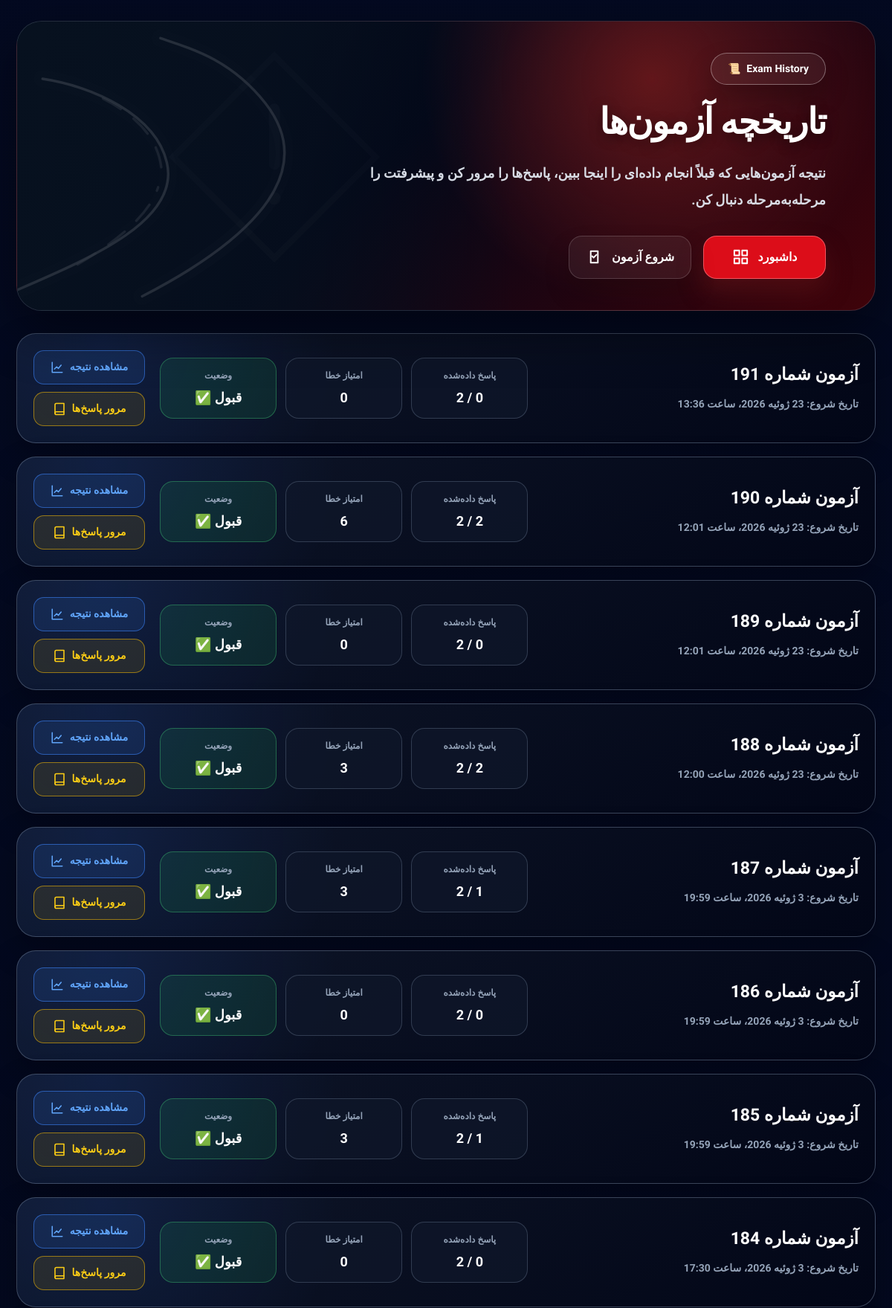
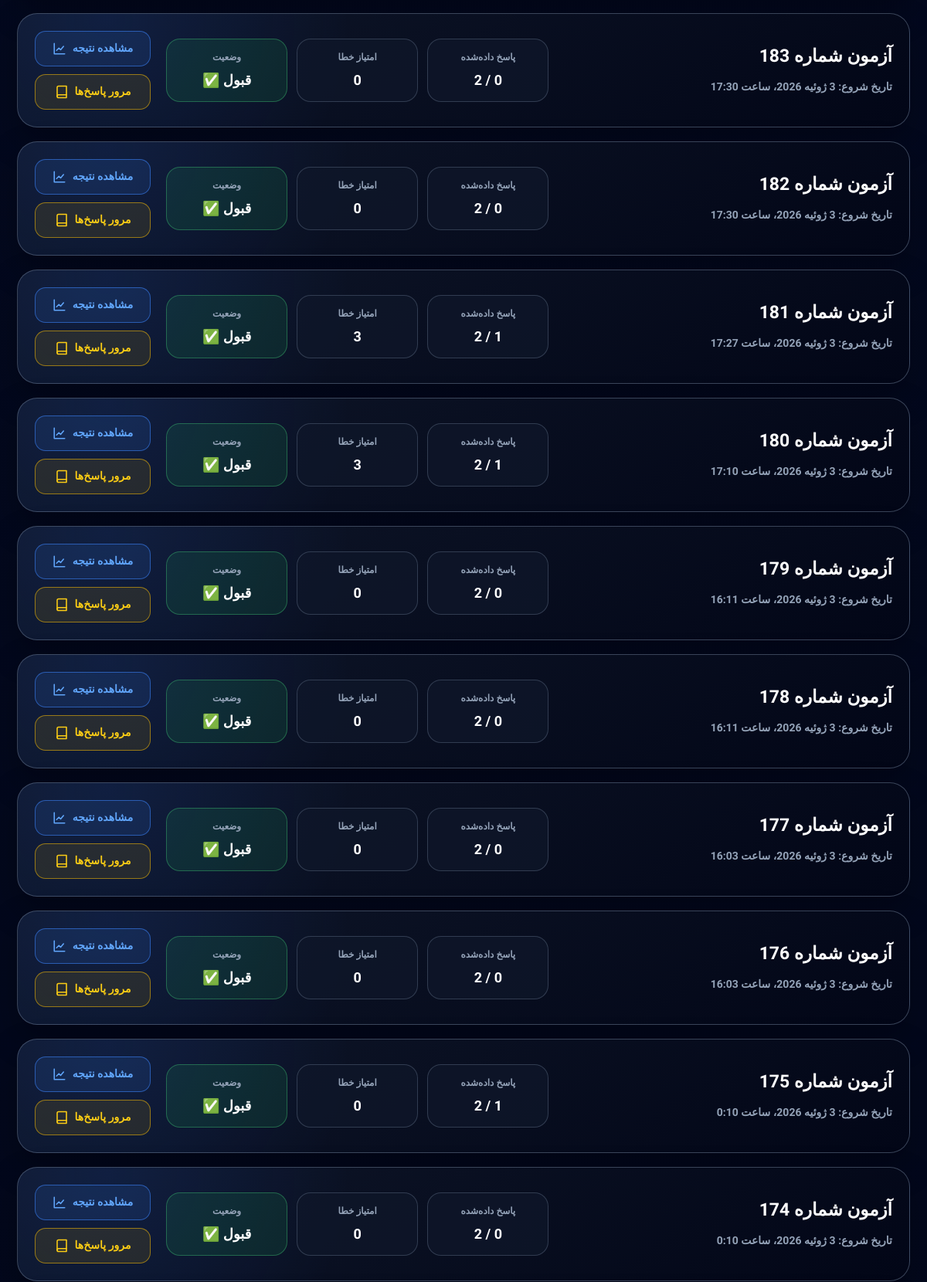
The page /quiz/history/ (signed in, upper part) on the database its author committed (2 pictures, top to bottom).
### quiz/models.py (models this page shows, shortened)
class ExamSession(models.Model):
    MODE_PRACTICE = "practice"
    MODE_READ = "read"
    MODE_TEST = "test"
    MODE_CHOICES = [
        (MODE_PRACTICE, _("تمرین")),
        (MODE_READ, _("مطالعه")),
        (MODE_TEST, _("آزمون")),
    ]
    user = models.ForeignKey(
        settings.AUTH_USER_MODEL,
        on_delete=models.CASCADE,
        related_name="exam_sessions",
        verbose_name=_("کاربر"),
    )
    questions = models.ManyToManyField(
        Question,
        related_name="exam_sessions",
        blank=True,
        verbose_name=_("سؤال‌ها"),
    )
    mode = models.CharField(
        _("حالت"),
        max_length=20,
        choices=MODE_CHOICES,
        default=MODE_TEST,
    )
    started_at = models.DateTimeField(
        _("زمان شروع"),
        auto_now_add=True,
    )
    finished_at = models.DateTimeField(
        _("زمان پایان"),
        blank=True,
        null=True,
    )
    is_finished = models.BooleanField(
        _("پایان یافته"),
        default=False,
    )
    class Meta:
        verbose_name = _("جلسه آزمون")
        verbose_name_plural = _("جلسه‌های آزمون")
        ordering = ["-started_at"]
    def total_error_points(self):
        total = 0
        for answer in self.answers.all():
            if not answer.is_correct:
                total += answer.question.points
        return total

### quiz/views.py (the view)
# urls.py: path("history/", views.exam_history, name="exam_history"),
@login_required
def exam_history(request):
    exams = (
        ExamSession.objects.filter(user=request.user)
        .order_by("-started_at")
    )
    history_items = []
    for exam in exams:
        error_points = exam.total_error_points()
        is_passed = error_points <= 10
        history_items.append(
            {
                "exam": exam,
                "error_points": error_points,
                "is_passed": is_passed,
                "answered_count": exam.answers.count(),
                "total_questions": exam.questions.count(),
            }
        )
    return render(
        request,
        "quiz/exam_history.html",
        {
            "history_items": history_items,
        },
    )

### quiz/templates/quiz/exam_history.html (shortened to what this page needs)
{% extends "base/base.html" %}
{% load i18n %}
{% get_current_language_bidi as LANGUAGE_BIDI %}
{% block content %}
<main class="dt-page" dir="{% if LANGUAGE_BIDI %}rtl{% else %}ltr{% endif %}">
    <section class="dt-wrap">
        <div class="dt-hero">
            <div class="dt-hero-content">
                <div>
                    <div class="dt-badge">
                        <span>{% trans "Exam History" %}</span>
                        <span>📜</span>
                    </div>
                    <h1 class="dt-title">{% trans "تاریخچه آزمون‌ها" %}</h1>
                    <p class="dt-subtitle">
                        {% trans "نتیجه آزمون‌هایی که قبلاً انجام داده‌ای را اینجا ببین، پاسخ‌ها را مرور کن و پیشرفتت را مرحله‌به‌مرحله دنبال کن." %}
                    </p>
                    <div class="dt-actions">
                        <a href="{% url 'dashboard' %}" class="dt-hero-btn dt-hero-btn-main">
                            <span>{% trans "داشبورد" %}</span>
                            <svg viewBox="0 0 24 24" fill="none" stroke="currentColor" stroke-width="2.1" stroke-linecap="round" stroke-linejoin="round">
                                <rect x="3" y="3" width="7" height="7"></rect>
                                <rect x="14" y="3" width="7" height="7"></rect>
                                <rect x="3" y="14" width="7" height="7"></rect>
                                <rect x="14" y="14" width="7" height="7"></rect>
                            </svg>
                        </a>
                        <a href="{% url 'start_exam' %}" class="dt-hero-btn dt-hero-btn-soft">
                            <span>{% trans "شروع آزمون" %}</span>
                            <svg viewBox="0 0 24 24" fill="none" stroke="currentColor" stroke-width="2.1" stroke-linecap="round" stroke-linejoin="round">
                                <path d="M9 11l2 2 4-4"></path>
                                <path d="M7 4h10v16H7z"></path>
                            </svg>
                        </a>
                    </div>
                </div>
            </div>
        </div>
        <div class="dt-list">
            {% for item in history_items %}
                <section class="dt-history-card">
                    <div class="dt-history-inner">
                        <div>
                            <h2 class="dt-exam-title">
                            </h2>
                            <p class="dt-date">
                                {% trans "تاریخ شروع:" %} {{ item.exam.started_at }}
                            </p>
                        </div>
                        <div class="dt-stats">
                            <div class="dt-stat">
                                <p class="dt-stat-label">{% trans "پاسخ داده‌شده" %}</p>
                                <p class="dt-stat-value">
                                    {{ item.answered_count }} / {{ item.total_questions }}
                                </p>
                            </div>
                            <div class="dt-stat">
                                <p class="dt-stat-label">{% trans "امتیاز خطا" %}</p>
                                <p class="dt-stat-value">
                                    {{ item.error_points }}
                                </p>
                            </div>
                            {% if item.is_passed %}
                                <div class="dt-stat dt-status-pass">
                                    <p class="dt-stat-label">{% trans "وضعیت" %}</p>
                                    <p class="dt-stat-value">{% trans "قبول ✅" %}</p>
                                </div>
                            {% else %}
                                <div class="dt-stat dt-status-fail">
                                    <p class="dt-stat-label">{% trans "وضعیت" %}</p>
                                    <p class="dt-stat-value">{% trans "رد ❌" %}</p>
                                </div>
                            {% endif %}
                        </div>
                        <div class="dt-card-actions">
                            <a href="{% url 'exam_result' item.exam.id %}" class="dt-card-btn dt-btn-result">
                                {% trans "مشاهده نتیجه" %}
                                <svg viewBox="0 0 24 24" fill="none" stroke="currentColor" stroke-width="2.1" stroke-linecap="round" stroke-linejoin="round">
                                    <path d="M3 3v18h18"></path>
                                    <path d="M7 15l4-4 3 3 5-6"></path>
                                </svg>
                            </a>
                            <a href="{% url 'exam_review' item.exam.id %}" class="dt-card-btn dt-btn-review">
                                {% trans "مرور پاسخ‌ها" %}
                                <svg viewBox="0 0 24 24" fill="none" stroke="currentColor" stroke-width="2.1" stroke-linecap="round" stroke-linejoin="round">
                                    <path d="M4 19.5A2.5 2.5 0 0 1 6.5 17H20"></path>
                                    <path d="M4 4.5A2.5 2.5 0 0 1 6.5 2H20v20H6.5A2.5 2.5 0 0 1 4 19.5z"></path>
                                </svg>
                            </a>
                        </div>
                    </div>
                </section>
            {% endfor %}
        </div>
    </section>
</main>
{% endblock %}

### core/templates/base/base.html (style rules this page uses)
html { min-height: 100%; background: #020617; }
body { min-height: 100vh; margin: 0; background: #020617; color: #ffffff; font-family: Vazirmatn, sans-serif; }
*, *::before, *::after { box-sizing: border-box; }

### quiz/templates/quiz/exam_history.html (style rules this page uses)
.dt-page[dir="rtl"] { direction:rtl }
.dt-page[dir="rtl"] .dt-hero-content { text-align:right }
.dt-page { min-height: 100vh; background: radial-gradient(circle at 50% -20%, rgba(30, 64, 175, 0.12), transparent 35%), #020617; color: #ffffff; padding: 28px 22px 48px; font-family: inherit; }
.dt-wrap { max-width: 1180px; margin: 0 auto; }
.dt-hero { position: relative; overflow: hidden; min-height: 300px; border: 1px solid rgba(148, 163, 184, 0.22); border-radius: 34px; background: radial-gradient(circle at 74% 20%, rgba(127, 29, 29, 0.72), transparent 34%), linear-gradient(135deg, #07111f 0%, #020617 44%, #3f030a 100%); box-shadow: 0 26px 70px rgba(0, 0, 0, 0.42); margin-bottom: 30px; }
.dt-hero::before { content: ""; position: absolute; inset: 0; background: linear-gradient(90deg, rgba(7, 17, 31, 0.93) 0%, rgba(7, 17, 31, 0.65) 32%, transparent 58%); pointer-events: none; }
.dt-road { position: absolute; left: 0; bottom: 0; width: 52%; height: 100%; opacity: 0.18; pointer-events: none; }
.dt-hero-content { position: relative; z-index: 2; min-height: 300px; display: flex; align-items: center; justify-content: flex-start; text-align: right; padding: 42px 66px; }
.dt-badge { display: inline-flex; align-items: center; gap: 8px; padding: 10px 22px; border-radius: 999px; border: 1px solid rgba(255, 255, 255, 0.34); background: rgba(255, 255, 255, 0.055); font-size: 14px; font-weight: 900; box-shadow: 0 16px 34px rgba(0,0,0,0.22); margin-bottom: 22px; }
.dt-title { margin: 0; font-size: clamp(34px, 4vw, 56px); line-height: 1.18; font-weight: 1000; letter-spacing: -0.03em; text-shadow: 0 4px 18px rgba(0,0,0,0.42); }
.dt-subtitle { margin: 22px 0 0; max-width: 650px; font-size: 18px; line-height: 2; font-weight: 650; color: rgba(226, 232, 240, 0.95); }
.dt-actions { margin-top: 30px; display: flex; flex-wrap: wrap; gap: 16px; }
.dt-hero-btn { min-width: 165px; height: 58px; display: inline-flex; align-items: center; justify-content: center; gap: 12px; border-radius: 18px; font-size: 16px; font-weight: 950; text-decoration: none; transition: 0.2s ease; }
.dt-hero-btn svg { width: 23px; height: 23px; }
.dt-hero-btn-main { color: #ffffff; background: #dc0d19; border: 1px solid rgba(255, 120, 130, 0.66); box-shadow: 0 18px 34px rgba(127, 29, 29, 0.35); }
.dt-hero-btn-soft { color: #ffffff; background: rgba(255, 255, 255, 0.055); border: 1px solid rgba(255, 255, 255, 0.16); box-shadow: 0 18px 34px rgba(0, 0, 0, 0.18); }
.dt-list { display: grid; gap: 18px; }
.dt-history-card { border-radius: 26px; border: 1px solid rgba(100, 116, 139, 0.55); background: radial-gradient(circle at 10% 5%, rgba(37, 99, 235, 0.13), transparent 30%), linear-gradient(145deg, rgba(15, 23, 42, 0.98), rgba(2, 6, 23, 0.985)); box-shadow: 0 18px 44px rgba(0,0,0,0.26); padding: 22px; transition: 0.25s ease; }
.dt-history-inner { display: grid; grid-template-columns: 1.2fr 1.4fr auto; gap: 20px; align-items: center; }
.dt-exam-title { margin: 0; font-size: 23px; font-weight: 1000; color: #ffffff; }
.dt-date { margin: 10px 0 0; color: #94a3b8; font-size: 14px; font-weight: 700; line-height: 1.8; }
.dt-stats { display: grid; grid-template-columns: repeat(3, minmax(0, 1fr)); gap: 12px; }
.dt-stat { min-width: 120px; border-radius: 18px; border: 1px solid rgba(100, 116, 139, 0.42); background: rgba(15, 23, 42, 0.74); padding: 14px 16px; text-align: center; }
.dt-stat-label { margin: 0; color: #94a3b8; font-size: 12px; font-weight: 850; }
.dt-stat-value { margin: 7px 0 0; color: #ffffff; font-size: 18px; font-weight: 1000; }
.dt-status-pass { color: #4ade80; border-color: rgba(74, 222, 128, 0.34); background: rgba(34, 197, 94, 0.12); }
.dt-card-actions { display: flex; flex-direction: column; gap: 10px; min-width: 150px; }
.dt-card-btn { height: 46px; display: inline-flex; align-items: center; justify-content: center; gap: 8px; border-radius: 14px; font-size: 14px; font-weight: 950; text-decoration: none; transition: 0.2s ease; padding: 0 16px; }
.dt-card-btn svg { width: 18px; height: 18px; }
.dt-btn-result { color: #60a5fa; background: rgba(59, 130, 246, 0.12); border: 1px solid rgba(59, 130, 246, 0.58); }
.dt-btn-review { color: #facc15; background: rgba(234, 179, 8, 0.11); border: 1px solid rgba(234, 179, 8, 0.58); }

### rows shown on the page
ExamSession: exam.started_at "23 ژوئیه 2026، ساعت 13:36", total_questions "2", error_points "0"
ExamSession: exam.started_at "23 ژوئیه 2026، ساعت 12:01", total_questions "2", error_points "6"
ExamSession: exam.started_at "23 ژوئیه 2026، ساعت 12:01", total_questions "2", error_points "0"
ExamSession: exam.started_at "23 ژوئیه 2026، ساعت 12:00", total_questions "2", error_points "3"
ExamSession: exam.started_at "3 ژوئیه 2026، ساعت 19:59", total_questions "2", error_points "3"
ExamSession: exam.started_at "3 ژوئیه 2026، ساعت 19:59", total_questions "2", error_points "0"
ExamSession: exam.started_at "3 ژوئیه 2026، ساعت 19:59", total_questions "2", error_points "3"
ExamSession: exam.started_at "3 ژوئیه 2026، ساعت 17:30", total_questions "2", error_points "0"
ExamSession: exam.started_at "3 ژوئیه 2026، ساعت 17:30", total_questions "2", error_points "0"
ExamSession: exam.started_at "3 ژوئیه 2026، ساعت 17:30", total_questions "2", error_points "0"
ExamSession: exam.started_at "3 ژوئیه 2026، ساعت 17:27", total_questions "2", error_points "3"
ExamSession: exam.started_at "3 ژوئیه 2026، ساعت 17:10", total_questions "2", error_points "3"
ExamSession: exam.started_at "3 ژوئیه 2026، ساعت 16:11", total_questions "2", error_points "0"
ExamSession: exam.started_at "3 ژوئیه 2026، ساعت 16:11", total_questions "2", error_points "0"
ExamSession: exam.started_at "3 ژوئیه 2026، ساعت 16:03", total_questions "2", error_points "0"
ExamSession: exam.started_at "3 ژوئیه 2026، ساعت 16:03", total_questions "2", error_points "0"
ExamSession: exam.started_at "3 ژوئیه 2026، ساعت 0:10", total_questions "2", error_points "0"
ExamSession: exam.started_at "3 ژوئیه 2026، ساعت 0:10", total_questions "2", error_points "0"
